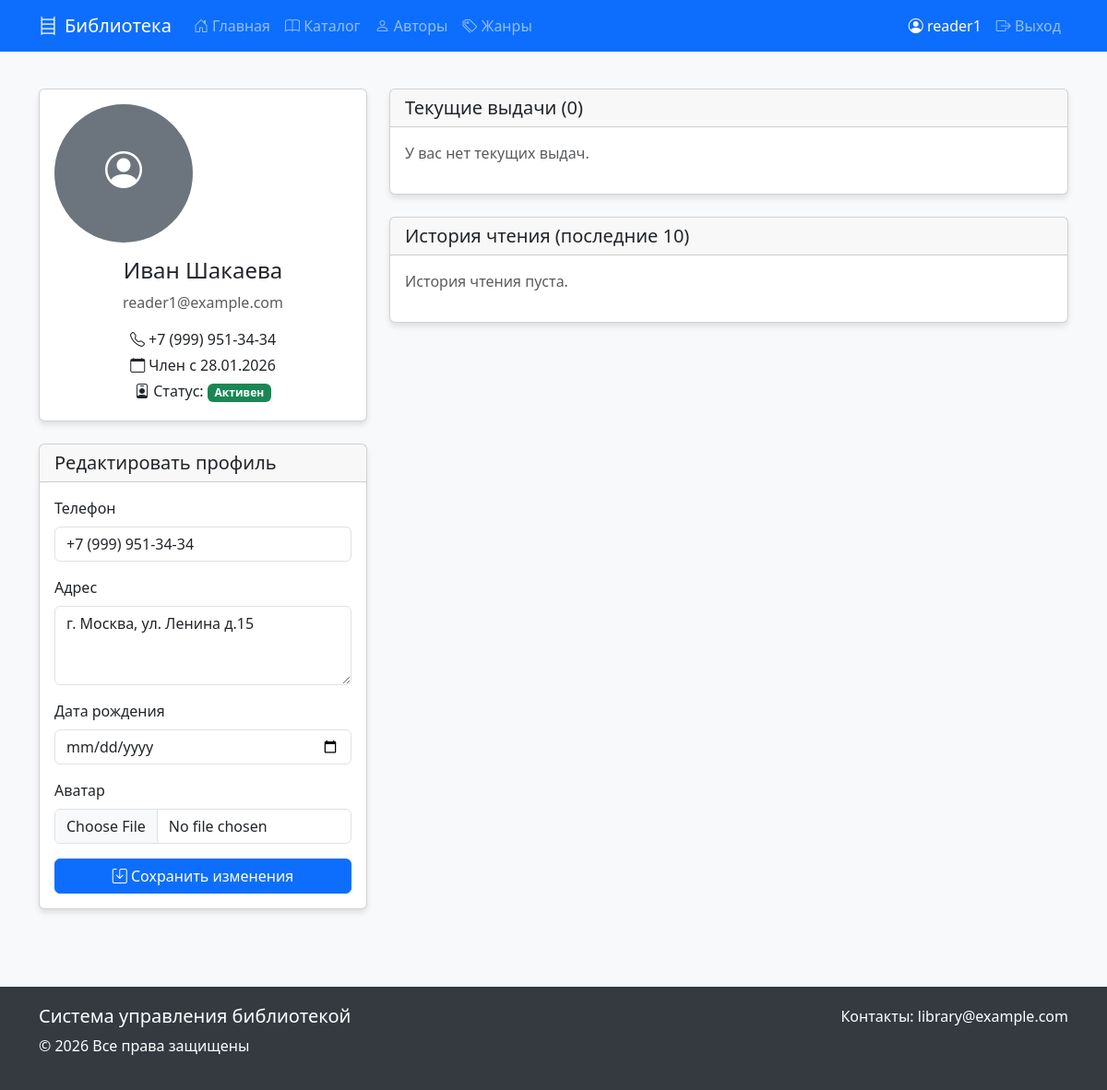
Screenshot of /profile/ (signed in) with the database file from the repository.
### library_app/models.py (models this page shows, shortened)
class Reader(models.Model):
    user = models.OneToOneField(User, on_delete=models.CASCADE, related_name='reader_profile')
    phone = models.CharField(max_length=20, blank=True)
    address = models.TextField(blank=True)
    date_of_birth = models.DateField(null=True, blank=True)
    avatar = models.ImageField(upload_to='readers/avatars/', null=True, blank=True)
    membership_date = models.DateField(auto_now_add=True)
    is_active = models.BooleanField(default=True)
    class Meta:
        verbose_name = 'Читатель'
        verbose_name_plural = 'Читатели'

### library_app/views.py (the view)
# urls.py: path('profile/', views.profile, name='profile'),
@login_required
def profile(request):
    reader = request.user.reader_profile
    issued_books = BookIssue.objects.filter(reader=reader, is_returned=False)
    reading_history = BookIssue.objects.filter(reader=reader).order_by('-issue_date')[:10]
    if request.method == 'POST':
        form = ReaderProfileForm(request.POST, request.FILES, instance=reader)
        if form.is_valid():
            form.save()
            messages.success(request, 'Профиль успешно обновлен!')
            return redirect('profile')
    else:
        form = ReaderProfileForm(instance=reader)
    context = {
        'reader': reader,
        'issued_books': issued_books,
        'reading_history': reading_history,
        'form': form,
    }
    return render(request, 'library_app/profile.html', context)

### library_app/forms.py
class ReaderProfileForm(forms.ModelForm):
    class Meta:
        model = Reader
        fields = ['phone', 'address', 'date_of_birth', 'avatar']
        widgets = {
            'phone': forms.TextInput(attrs={'class': 'form-control'}),
            'address': forms.Textarea(attrs={'class': 'form-control', 'rows': 3}),
            'date_of_birth': forms.DateInput(attrs={'class': 'form-control', 'type': 'date'}),
            'avatar': forms.FileInput(attrs={'class': 'form-control'})
        }

### templates/library_app/profile.html (shortened to what this page needs)
{% extends 'base.html' %}
{% block content %}
<div class="row">
    <div class="col-md-4 mb-4">
        <div class="card">
            <div class="card-body text-center">
                {% if reader.avatar %}
                    <img src="{{ reader.avatar.url }}" class="rounded-circle mb-3" alt="Аватар" style="width: 150px; height: 150px; object-fit: cover;">
                {% else %}
                    <div class="bg-secondary rounded-circle d-flex align-items-center justify-content-center mb-3" style="width: 150px; height: 150px;">
                        <i class="bi bi-person-circle h1 text-white"></i>
                    </div>
                {% endif %}
                <h4>{{ user.get_full_name|default:user.username }}</h4>
                <p class="text-muted">{{ user.email }}</p>
                <p class="mb-1"><i class="bi bi-telephone"></i> {{ reader.phone|default:"Не указан" }}</p>
                <p class="mb-1"><i class="bi bi-calendar"></i> Член с {{ reader.membership_date|date:"d.m.Y" }}</p>
                <p class="mb-1"><i class="bi bi-person-badge"></i> Статус: {% if reader.is_active %}<span class="badge bg-success">Активен</span>{% else %}<span class="badge bg-danger">Неактивен</span>{% endif %}</p>
            </div>
        </div>
        <div class="card mt-4">
            <div class="card-header">
                <h5 class="mb-0">Редактировать профиль</h5>
            </div>
            <div class="card-body">
                <form method="post" enctype="multipart/form-data">
                    <div class="mb-3">
                        <label class="form-label">Телефон</label>
                        {{ form.phone }}
                    </div>
                    <div class="mb-3">
                        <label class="form-label">Адрес</label>
                        {{ form.address }}
                    </div>
                    <div class="mb-3">
                        <label class="form-label">Дата рождения</label>
                        {{ form.date_of_birth }}
                    </div>
                    <div class="mb-3">
                        <label class="form-label">Аватар</label>
                        {{ form.avatar }}
                    </div>
                    <button type="submit" class="btn btn-primary w-100">
                        <i class="bi bi-save"></i> Сохранить изменения
                    </button>
                </form>
            </div>
        </div>
    </div>
    <div class="col-md-8">
        <div class="card mb-4">
            <div class="card-header">
                <h5 class="mb-0">Текущие выдачи ({{ issued_books.count }})</h5>
            </div>
            <div class="card-body">
                {% if issued_books %}
                    <div class="table-responsive">
                        <table class="table table-hover">
                            <thead>
                                <tr>
                                    <th>Книга</th>
                                    <th>Дата выдачи</th>
                                    <th>Срок возврата</th>
                                    <th>Действия</th>
                                </tr>
                            </thead>
                            <tbody>
                                {% for issue in issued_books %}
                                    <tr>
                                        <td>{{ issue.book.title }}</td>
                                        <td>{{ issue.issue_date|date:"d.m.Y" }}</td>
                                        <td>
                                            {% if issue.due_date < now.date %}
                                                <span class="badge bg-danger">{{ issue.due_date|date:"d.m.Y" }}</span>
                                            {% else %}
                                                {{ issue.due_date|date:"d.m.Y" }}
                                            {% endif %}
                                        </td>
                                        <td>
                                            <a href="{% url 'return_book' issue.id %}" class="btn btn-sm btn-warning">
                                                <i class="bi bi-box-arrow-in-left"></i> Вернуть
                                            </a>
                                        </td>
                                    </tr>
                                {% endfor %}
                            </tbody>
                        </table>
                    </div>
                {% else %}
                    <p class="text-muted">У вас нет текущих выдач.</p>
                {% endif %}
            </div>
        </div>
        <div class="card">
            <div class="card-header">
                <h5 class="mb-0">История чтения (последние 10)</h5>
            </div>
            <div class="card-body">
                {% if reading_history %}
                    <div class="table-responsive">
                        <table class="table table-hover">
                            <thead>
                                <tr>
                                    <th>Книга</th>
                                    <th>Дата выдачи</th>
                                    <th>Дата возврата</th>
                                    <th>Статус</th>
                                </tr>
                            </thead>
                            <tbody>
                                {% for issue in reading_history %}
                                    <tr>
                                        <td>{{ issue.book.title }}</td>
                                        <td>{{ issue.issue_date|date:"d.m.Y" }}</td>
                                        <td>
                                            {% if issue.is_returned %}
                                                {{ issue.return_date|date:"d.m.Y" }}
                                            {% else %}
                                                <span class="badge bg-warning">Не возвращена</span>
                                            {% endif %}
                                        </td>
                                        <td>
                                            {% if issue.is_returned %}
                                                <span class="badge bg-success">Возвращена</span>
                                            {% else %}
                                                <span class="badge bg-info">В процессе</span>
                                            {% endif %}
                                        </td>
                                    </tr>
                                {% endfor %}
                            </tbody>
                        </table>
                    </div>
                {% else %}
                    <p class="text-muted">История чтения пуста.</p>
                {% endif %}
            </div>
        </div>
    </div>
</div>
{% endblock %}

### templates/base.html (shortened to what this page needs)
{% load static %}
<!DOCTYPE html>
<html lang="ru">
<head>
    <link href="https://cdn.jsdelivr.net/npm/bootstrap@5.3.0/dist/css/bootstrap.min.css" rel="stylesheet">
    <link href="https://cdn.jsdelivr.net/npm/bootstrap-icons@1.10.0/font/bootstrap-icons.css" rel="stylesheet">
</head>
<body>
    <nav class="navbar navbar-expand-lg navbar-dark bg-primary">
        <div class="container">
            <a class="navbar-brand" href="{% url 'home' %}">
                <i class="bi bi-bookshelf me-2"></i>Библиотека
            </a>
            <div class="collapse navbar-collapse" id="navbarNav">
                <ul class="navbar-nav me-auto">
                    <li class="nav-item">
                        <a class="nav-link {% if request.resolver_match.url_name == 'home' %}active{% endif %}" href="{% url 'home' %}">
                            <i class="bi bi-house-door"></i> Главная
                        </a>
                    </li>
                    <li class="nav-item">
                        <a class="nav-link {% if request.resolver_match.url_name == 'catalog' %}active{% endif %}" href="{% url 'catalog' %}">
                            <i class="bi bi-book"></i> Каталог
                        </a>
                    </li>
                    <li class="nav-item">
                        <a class="nav-link {% if request.resolver_match.url_name == 'authors_list' %}active{% endif %}" href="{% url 'authors_list' %}">
                            <i class="bi bi-person"></i> Авторы
                        </a>
                    </li>
                    <li class="nav-item">
                        <a class="nav-link {% if request.resolver_match.url_name == 'genres_list' %}active{% endif %}" href="{% url 'genres_list' %}">
                            <i class="bi bi-tags"></i> Жанры
                        </a>
                    </li>
                </ul>
                <ul class="navbar-nav">
                    {% if user.is_authenticated %}
                        <li class="nav-item">
                            <a class="nav-link {% if request.resolver_match.url_name == 'profile' %}active{% endif %}" href="{% url 'profile' %}">
                                <i class="bi bi-person-circle"></i> {{ user.username }}
                            </a>
                        </li>
                        <li class="nav-item">
                            <a class="nav-link" href="{% url 'logout' %}">
                                <i class="bi bi-box-arrow-right"></i> Выход
                            </a>
                        </li>
                    {% endif %}
                </ul>
            </div>
        </div>
    </nav>
    <main>
        <div class="container">
            {% block content %}{% endblock %}
        </div>
    </main>
    <footer>
        <div class="container">
            <div class="row">
                <div class="col-md-6">
                    <h5>Система управления библиотекой</h5>
                    <p>© 2026 Все права защищены</p>
                </div>
                <div class="col-md-6 text-md-end">
                    <p>Контакты: library@example.com</p>
                </div>
            </div>
        </div>
    </footer>
</body>
</html>

### templates/base.html (style rules this page uses)
body { display: flex; flex-direction: column; min-height: 100vh; background-color: #f8f9fa; }
main { flex: 1 0 auto; padding-top: 20px; }
footer { flex-shrink: 0; background-color: #343a40; color: white; padding: 20px 0; margin-top: 40px; }
.navbar { margin-bottom: 20px; }
.card { margin-bottom: 20px; box-shadow: 0 4px 6px rgba(0, 0, 0, 0.1); transition: transform 0.3s; }

### rows the page displays
Reader: phone "+7 (999) 951-34-34", membership_date "28.01.2026", address "г. Москва, ул. Ленина д.15"

### other values shown
{{ user.username }} "reader1"
{{ user.get_full_name|default:user.username }} "Иван Шакаева"
{{ user.email }} "reader1@example.com"
{{ issued_books.count }} "0"
